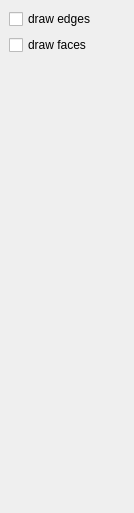
<?xml version="1.0" encoding="UTF-8"?>
<ui version="4.0">
 <class>DockWidget</class>
 <widget class="QDockWidget" name="DockWidget">
  <property name="geometry">
   <rect>
    <x>0</x>
    <y>0</y>
    <width>134</width>
    <height>513</height>
   </rect>
  </property>
  <property name="windowTitle">
   <string>DockWidget</string>
  </property>
  <widget class="QWidget" name="dockWidgetContents">
   <layout class="QGridLayout" name="gridLayout">
    <item row="0" column="0">
     <widget class="QCheckBox" name="check_drawEdges">
      <property name="text">
       <string>draw edges</string>
      </property>
     </widget>
    </item>
    <item row="1" column="0">
     <widget class="QCheckBox" name="check_drawFaces">
      <property name="text">
       <string>draw faces</string>
      </property>
     </widget>
    </item>
    <item row="2" column="0">
     <spacer name="verticalSpacer_2">
      <property name="orientation">
       <enum>Qt::Vertical</enum>
      </property>
      <property name="sizeHint" stdset="0">
       <size>
        <width>2</width>
        <height>40</height>
       </size>
      </property>
     </spacer>
    </item>
   </layout>
  </widget>
 </widget>
 <resources/>
 <connections/>
</ui>
